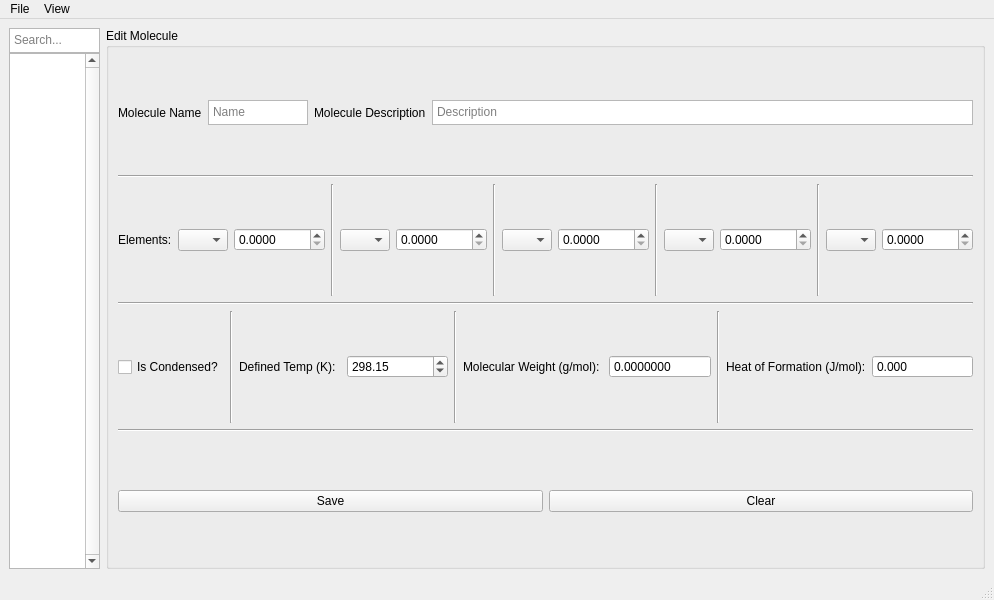
<?xml version="1.0" encoding="UTF-8"?>
<ui version="4.0">
 <class>MainWindow</class>
 <widget class="QMainWindow" name="MainWindow">
  <property name="geometry">
   <rect>
    <x>0</x>
    <y>0</y>
    <width>994</width>
    <height>600</height>
   </rect>
  </property>
  <property name="windowTitle">
   <string>MainWindow</string>
  </property>
  <widget class="QWidget" name="centralwidget">
   <layout class="QHBoxLayout" name="horizontalLayout_2">
    <item>
     <widget class="QWidget" name="widget" native="true">
      <property name="sizePolicy">
       <sizepolicy hsizetype="Expanding" vsizetype="Preferred">
        <horstretch>2</horstretch>
        <verstretch>0</verstretch>
       </sizepolicy>
      </property>
      <layout class="QVBoxLayout" name="verticalLayout">
       <property name="spacing">
        <number>0</number>
       </property>
       <property name="leftMargin">
        <number>0</number>
       </property>
       <property name="topMargin">
        <number>0</number>
       </property>
       <property name="rightMargin">
        <number>0</number>
       </property>
       <property name="bottomMargin">
        <number>0</number>
       </property>
       <item>
        <widget class="QPlainTextEdit" name="searchBox">
         <property name="sizePolicy">
          <sizepolicy hsizetype="Expanding" vsizetype="Fixed">
           <horstretch>0</horstretch>
           <verstretch>0</verstretch>
          </sizepolicy>
         </property>
         <property name="maximumSize">
          <size>
           <width>16777215</width>
           <height>25</height>
          </size>
         </property>
         <property name="verticalScrollBarPolicy">
          <enum>Qt::ScrollBarAlwaysOff</enum>
         </property>
         <property name="horizontalScrollBarPolicy">
          <enum>Qt::ScrollBarAlwaysOff</enum>
         </property>
         <property name="lineWrapMode">
          <enum>QPlainTextEdit::NoWrap</enum>
         </property>
         <property name="placeholderText">
          <string>Search...</string>
         </property>
        </widget>
       </item>
       <item>
        <widget class="QListWidget" name="elementList">
         <property name="verticalScrollBarPolicy">
          <enum>Qt::ScrollBarAlwaysOn</enum>
         </property>
         <property name="horizontalScrollBarPolicy">
          <enum>Qt::ScrollBarAlwaysOff</enum>
         </property>
         <property name="sizeAdjustPolicy">
          <enum>QAbstractScrollArea::AdjustToContentsOnFirstShow</enum>
         </property>
         <property name="dragDropMode">
          <enum>QAbstractItemView::DragOnly</enum>
         </property>
         <property name="defaultDropAction">
          <enum>Qt::IgnoreAction</enum>
         </property>
        </widget>
       </item>
      </layout>
     </widget>
    </item>
    <item>
     <widget class="QGroupBox" name="groupBox">
      <property name="sizePolicy">
       <sizepolicy hsizetype="Expanding" vsizetype="Preferred">
        <horstretch>4</horstretch>
        <verstretch>0</verstretch>
       </sizepolicy>
      </property>
      <property name="title">
       <string>Edit Molecule</string>
      </property>
      <layout class="QVBoxLayout" name="verticalLayout_2">
       <item>
        <widget class="QWidget" name="widget_2" native="true">
         <layout class="QHBoxLayout" name="horizontalLayout">
          <property name="leftMargin">
           <number>0</number>
          </property>
          <property name="topMargin">
           <number>0</number>
          </property>
          <property name="rightMargin">
           <number>0</number>
          </property>
          <property name="bottomMargin">
           <number>0</number>
          </property>
          <item>
           <widget class="QLabel" name="label">
            <property name="text">
             <string>Molecule Name</string>
            </property>
           </widget>
          </item>
          <item>
           <widget class="QPlainTextEdit" name="moleculeName">
            <property name="sizePolicy">
             <sizepolicy hsizetype="Minimum" vsizetype="Preferred">
              <horstretch>0</horstretch>
              <verstretch>0</verstretch>
             </sizepolicy>
            </property>
            <property name="maximumSize">
             <size>
              <width>100</width>
              <height>25</height>
             </size>
            </property>
            <property name="placeholderText">
             <string>Name</string>
            </property>
           </widget>
          </item>
          <item>
           <widget class="QLabel" name="label_2">
            <property name="text">
             <string>Molecule Description</string>
            </property>
           </widget>
          </item>
          <item>
           <widget class="QPlainTextEdit" name="moleculeDescription">
            <property name="sizePolicy">
             <sizepolicy hsizetype="Expanding" vsizetype="Preferred">
              <horstretch>0</horstretch>
              <verstretch>0</verstretch>
             </sizepolicy>
            </property>
            <property name="maximumSize">
             <size>
              <width>16777215</width>
              <height>25</height>
             </size>
            </property>
            <property name="placeholderText">
             <string>Description</string>
            </property>
           </widget>
          </item>
         </layout>
        </widget>
       </item>
       <item>
        <widget class="Line" name="line_9">
         <property name="orientation">
          <enum>Qt::Horizontal</enum>
         </property>
        </widget>
       </item>
       <item>
        <widget class="QWidget" name="widget_3" native="true">
         <layout class="QHBoxLayout" name="horizontalLayout_3">
          <property name="leftMargin">
           <number>0</number>
          </property>
          <property name="topMargin">
           <number>0</number>
          </property>
          <property name="rightMargin">
           <number>0</number>
          </property>
          <property name="bottomMargin">
           <number>0</number>
          </property>
          <item>
           <widget class="QLabel" name="label_3">
            <property name="sizePolicy">
             <sizepolicy hsizetype="Preferred" vsizetype="Preferred">
              <horstretch>0</horstretch>
              <verstretch>0</verstretch>
             </sizepolicy>
            </property>
            <property name="text">
             <string>Elements:</string>
            </property>
           </widget>
          </item>
          <item>
           <widget class="QComboBox" name="elem1name">
            <property name="maximumSize">
             <size>
              <width>50</width>
              <height>16777215</height>
             </size>
            </property>
            <property name="editable">
             <bool>false</bool>
            </property>
            <property name="insertPolicy">
             <enum>QComboBox::InsertAlphabetically</enum>
            </property>
            <property name="placeholderText">
             <string>Element</string>
            </property>
           </widget>
          </item>
          <item>
           <widget class="QDoubleSpinBox" name="elem1amnt">
            <property name="decimals">
             <number>4</number>
            </property>
            <property name="maximum">
             <double>99999.000000000000000</double>
            </property>
           </widget>
          </item>
          <item>
           <widget class="Line" name="line">
            <property name="orientation">
             <enum>Qt::Vertical</enum>
            </property>
           </widget>
          </item>
          <item>
           <widget class="QComboBox" name="elem2name">
            <property name="maximumSize">
             <size>
              <width>50</width>
              <height>16777215</height>
             </size>
            </property>
            <property name="editable">
             <bool>false</bool>
            </property>
            <property name="insertPolicy">
             <enum>QComboBox::InsertAlphabetically</enum>
            </property>
            <property name="placeholderText">
             <string>Element</string>
            </property>
           </widget>
          </item>
          <item>
           <widget class="QDoubleSpinBox" name="elem2amnt">
            <property name="decimals">
             <number>4</number>
            </property>
            <property name="maximum">
             <double>99999.000000000000000</double>
            </property>
           </widget>
          </item>
          <item>
           <widget class="Line" name="line_2">
            <property name="orientation">
             <enum>Qt::Vertical</enum>
            </property>
           </widget>
          </item>
          <item>
           <widget class="QComboBox" name="elem3name">
            <property name="maximumSize">
             <size>
              <width>50</width>
              <height>16777215</height>
             </size>
            </property>
            <property name="editable">
             <bool>false</bool>
            </property>
            <property name="insertPolicy">
             <enum>QComboBox::InsertAlphabetically</enum>
            </property>
            <property name="placeholderText">
             <string>Element</string>
            </property>
           </widget>
          </item>
          <item>
           <widget class="QDoubleSpinBox" name="elem3amnt">
            <property name="decimals">
             <number>4</number>
            </property>
            <property name="maximum">
             <double>99999.000000000000000</double>
            </property>
           </widget>
          </item>
          <item>
           <widget class="Line" name="line_4">
            <property name="orientation">
             <enum>Qt::Vertical</enum>
            </property>
           </widget>
          </item>
          <item>
           <widget class="QComboBox" name="elem4name">
            <property name="maximumSize">
             <size>
              <width>50</width>
              <height>16777215</height>
             </size>
            </property>
            <property name="editable">
             <bool>false</bool>
            </property>
            <property name="insertPolicy">
             <enum>QComboBox::InsertAlphabetically</enum>
            </property>
            <property name="placeholderText">
             <string>Element</string>
            </property>
           </widget>
          </item>
          <item>
           <widget class="QDoubleSpinBox" name="elem4amnt">
            <property name="decimals">
             <number>4</number>
            </property>
            <property name="maximum">
             <double>99999.000000000000000</double>
            </property>
           </widget>
          </item>
          <item>
           <widget class="Line" name="line_5">
            <property name="orientation">
             <enum>Qt::Vertical</enum>
            </property>
           </widget>
          </item>
          <item>
           <widget class="QComboBox" name="elem5name">
            <property name="maximumSize">
             <size>
              <width>50</width>
              <height>16777215</height>
             </size>
            </property>
            <property name="editable">
             <bool>false</bool>
            </property>
            <property name="insertPolicy">
             <enum>QComboBox::InsertAlphabetically</enum>
            </property>
            <property name="placeholderText">
             <string>Element</string>
            </property>
           </widget>
          </item>
          <item>
           <widget class="QDoubleSpinBox" name="elem5amnt">
            <property name="decimals">
             <number>4</number>
            </property>
            <property name="maximum">
             <double>99999.000000000000000</double>
            </property>
           </widget>
          </item>
         </layout>
        </widget>
       </item>
       <item>
        <widget class="Line" name="line_8">
         <property name="orientation">
          <enum>Qt::Horizontal</enum>
         </property>
        </widget>
       </item>
       <item>
        <widget class="QWidget" name="widget_5" native="true">
         <layout class="QHBoxLayout" name="horizontalLayout_5">
          <property name="leftMargin">
           <number>0</number>
          </property>
          <property name="topMargin">
           <number>0</number>
          </property>
          <property name="rightMargin">
           <number>0</number>
          </property>
          <property name="bottomMargin">
           <number>0</number>
          </property>
          <item>
           <widget class="QCheckBox" name="condensedBox">
            <property name="toolTip">
             <string>Chcek if the molecule is in condensed phase (liquid/solid). Unchecked if in gaseous phase.</string>
            </property>
            <property name="text">
             <string>Is Condensed?</string>
            </property>
           </widget>
          </item>
          <item>
           <widget class="Line" name="line_7">
            <property name="orientation">
             <enum>Qt::Vertical</enum>
            </property>
           </widget>
          </item>
          <item>
           <widget class="QLabel" name="label_4">
            <property name="toolTip">
             <string>The temperature that these properties are defined at. Valid use is +- 10K of this temperature</string>
            </property>
            <property name="text">
             <string>Defined Temp (K):</string>
            </property>
           </widget>
          </item>
          <item>
           <widget class="QDoubleSpinBox" name="baseTempBox">
            <property name="toolTip">
             <string>The temperature that these properties are defined at. Valid use is +- 10K of this temperature</string>
            </property>
            <property name="minimum">
             <double>10.000000000000000</double>
            </property>
            <property name="maximum">
             <double>99999.000000000000000</double>
            </property>
            <property name="value">
             <double>298.149999999999977</double>
            </property>
           </widget>
          </item>
          <item>
           <widget class="Line" name="line_3">
            <property name="orientation">
             <enum>Qt::Vertical</enum>
            </property>
           </widget>
          </item>
          <item>
           <widget class="QLabel" name="label_5">
            <property name="text">
             <string>Molecular Weight (g/mol): </string>
            </property>
           </widget>
          </item>
          <item>
           <widget class="QDoubleSpinBox" name="molWeightBox">
            <property name="buttonSymbols">
             <enum>QAbstractSpinBox::NoButtons</enum>
            </property>
            <property name="decimals">
             <number>7</number>
            </property>
           </widget>
          </item>
          <item>
           <widget class="Line" name="line_6">
            <property name="orientation">
             <enum>Qt::Vertical</enum>
            </property>
           </widget>
          </item>
          <item>
           <widget class="QLabel" name="label_6">
            <property name="text">
             <string>Heat of Formation (J/mol):</string>
            </property>
           </widget>
          </item>
          <item>
           <widget class="QDoubleSpinBox" name="heatFormationBox">
            <property name="buttonSymbols">
             <enum>QAbstractSpinBox::NoButtons</enum>
            </property>
            <property name="decimals">
             <number>3</number>
            </property>
            <property name="singleStep">
             <double>1.000000000000000</double>
            </property>
           </widget>
          </item>
         </layout>
        </widget>
       </item>
       <item>
        <widget class="Line" name="line_10">
         <property name="orientation">
          <enum>Qt::Horizontal</enum>
         </property>
        </widget>
       </item>
       <item>
        <spacer name="verticalSpacer">
         <property name="orientation">
          <enum>Qt::Vertical</enum>
         </property>
        </spacer>
       </item>
       <item>
        <widget class="QWidget" name="widget_4" native="true">
         <layout class="QHBoxLayout" name="horizontalLayout_4">
          <property name="leftMargin">
           <number>0</number>
          </property>
          <property name="topMargin">
           <number>0</number>
          </property>
          <property name="rightMargin">
           <number>0</number>
          </property>
          <property name="bottomMargin">
           <number>0</number>
          </property>
          <item>
           <widget class="QPushButton" name="saveButton">
            <property name="text">
             <string>Save</string>
            </property>
           </widget>
          </item>
          <item>
           <widget class="QPushButton" name="clearButton">
            <property name="text">
             <string>Clear</string>
            </property>
           </widget>
          </item>
         </layout>
        </widget>
       </item>
      </layout>
     </widget>
    </item>
   </layout>
  </widget>
  <widget class="QMenuBar" name="menubar">
   <property name="geometry">
    <rect>
     <x>0</x>
     <y>0</y>
     <width>994</width>
     <height>21</height>
    </rect>
   </property>
   <widget class="QMenu" name="menuFile">
    <property name="title">
     <string>File</string>
    </property>
    <addaction name="actionOpen"/>
    <addaction name="actionSave"/>
    <addaction name="actionCompile"/>
   </widget>
   <widget class="QMenu" name="menuView">
    <property name="title">
     <string>View</string>
    </property>
    <addaction name="actionElements_Alphabetical_Order"/>
   </widget>
   <addaction name="menuFile"/>
   <addaction name="menuView"/>
  </widget>
  <widget class="QStatusBar" name="statusbar"/>
  <action name="actionOpen">
   <property name="text">
    <string>Open Other</string>
   </property>
  </action>
  <action name="actionSave">
   <property name="text">
    <string>Save</string>
   </property>
  </action>
  <action name="actionCompile">
   <property name="text">
    <string>Compile</string>
   </property>
  </action>
  <action name="actionElements_Alphabetical_Order">
   <property name="checkable">
    <bool>true</bool>
   </property>
   <property name="text">
    <string>Elements Alphabetical Order</string>
   </property>
  </action>
 </widget>
 <resources/>
 <connections/>
</ui>
